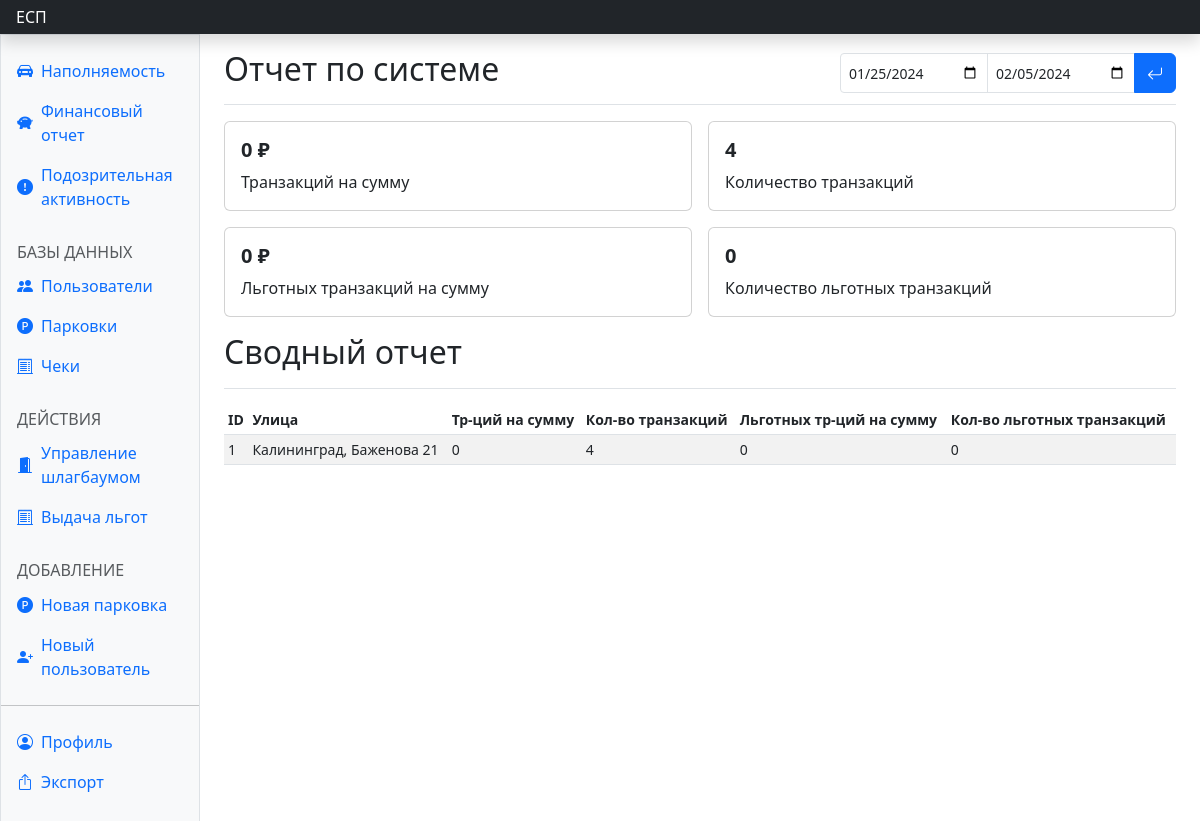
The app's page /dash_fin/ (signed in), older data.
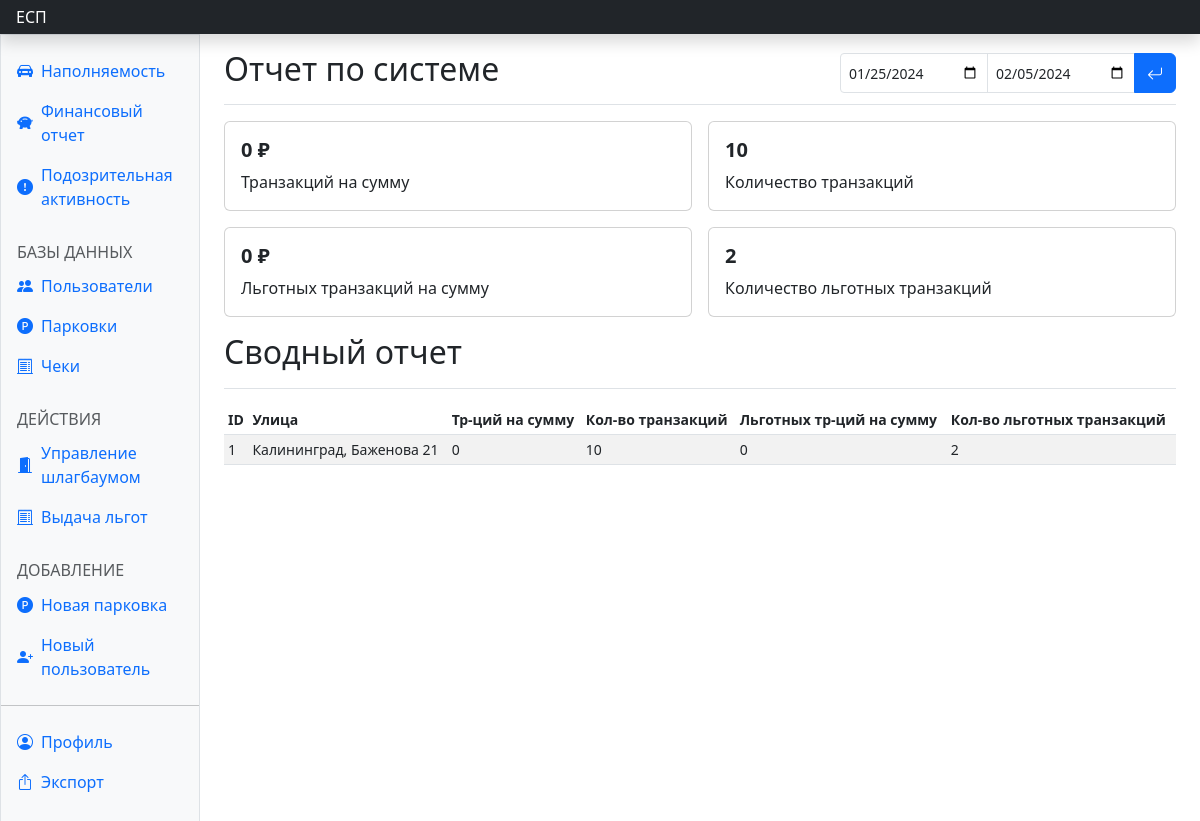
The same page, newer data.
### parkingapp/models.py (models this page shows, shortened)
class Reciept(models.Model):
    parking_id = models.IntegerField(default=0)
    user_id = models.IntegerField(default=0)
    start_time = models.DateTimeField(default=datetime(2, 1, 1, 0, 0, 0, tzinfo=None))
    final_start_time = models.DateTimeField(default=datetime(2, 1, 1, 0, 0, 0, tzinfo=None))
    finish_time = models.DateTimeField(default=datetime(2, 1, 1, 0, 0, 0, tzinfo=None))
    final_price = models.BigIntegerField(default=-1)
    benefit = models.BooleanField(default=False)
    price_per_hour = models.IntegerField(default=-1)

class Parking(models.Model):
    lattitude = models.FloatField(default=0)
    longitude = models.FloatField(default=0)
    address = models.CharField(max_length=120, default='')
    max_parking_lots = models.PositiveIntegerField(default=0)
    occupied_lots = models.PositiveIntegerField(default=0)
    price_per_hour = models.PositiveIntegerField(default=0)
    change = models.DateTimeField(default=datetime(2, 1, 1, 0, 0, 0, tzinfo=None))
    code = models.CharField(default='', max_length=10)
    secret = models.CharField(default='', max_length=100)

### parkingapp/views.py (the view, shortened to what this page needs)
# urls.py: path('dash_fin/', views.dash_fin, name='dash_fin'),
@login_required(redirect_field_name=None)
def dash_fin(request):
    form = DashfinForm()
    period_start = '2024-01-25'
    period_end = '2024-02-05'
    dat = data(period_start, period_end)
    error = ''
    if not request.user.admin_view:
        return redirect(reverse('parkingapp:dont_have_access'))
    context = {
        'Fin':dat[1][0],
        'parkings':dat[0],
        'form': form,
        'error': error
    }
    return render(request, 'dash_fin.html', context)

### parkingapp/forms.py
class DashfinForm(forms.Form):
    date1 = forms.DateField(required=True, widget=forms.DateInput(attrs={
        'class': 'form-control form-control-sm',
        'type': 'date',
        'style': 'background: none;',
        'value': '2024-01-25',
    }))
    date2 = forms.DateField(required=True, widget=forms.DateInput(attrs={
        'class': 'form-control form-control-sm',
        'type': 'date',
        'style': 'background: none;',
        'value': '2024-02-05',
    }))

### parkingapp/templates/dash_fin.html (shortened to what this page needs)
{% extends 'dash_base.html' %}
{% block content %}
<main class="col-md-9 ms-sm-auto col-lg-10 px-md-4">
  <div class="d-flex justify-content-between flex-wrap flex-md-nowrap align-items-center pt-3 pb-2 mb-3 border-bottom">
    <h1 class="h2">Отчет по системе</h1>
    <div class="mb-2 mb-md-0">
      <form method="POST">
        <div class="input-group me-2">
          {{form.date1}}
          {{form.date2}}
          <button type="submit" class="btn btm-sm btn-primary radr"><i class="bi bi-arrow-return-left"></i></button>
        </div>
      </form>
    </div>
  </div>
  <div class="row g-3">
    <div class="col-sm-6 col-xxl-3">
      <div class="card">
        <div class="card-body">
          <h5 class="card-title fw-bolder">{{Fin.total_price}} ₽</h5>
          <p class="card-text">Транзакций на сумму</p>
        </div>
      </div>
    </div>
    <div class="col-sm-6 col-xxl-3">
      <div class="card">
        <div class="card-body">
          <h5 class="card-title fw-bolder">{{Fin.how_much_people_used}}</h5>
          <p class="card-text">Количество транзакций</p>
        </div>
      </div>
    </div>
    <div class="col-sm-6 col-xxl-3">
      <div class="card">
        <div class="card-body">
          <h5 class="card-title fw-bolder">{{Fin.benefits_price}} ₽</h5>
          <p class="card-text">Льготных транзакций на сумму</p>
        </div>
      </div>
    </div>
    <div class="col-sm-6 col-xxl-3">
      <div class="card">
        <div class="card-body">
          <h5 class="card-title fw-bolder">{{Fin.with_benefits}}</h5>
          <p class="card-text">Количество льготных транзакций</p>
        </div>
      </div>
    </div>
  </div>
  <div class="d-flex justify-content-between flex-wrap flex-md-nowrap align-items-center pt-3 pb-2 mb-3 border-bottom">
    <h1 class="h2">Сводный отчет</h1>
  </div>
  <div class="table-responsive small">
    <table class="table table-striped table-sm">
      <thead>
        <tr>
          <th scope="col">ID</th>
          <th scope="col">Улица</th>
          <th scope="col">Тр-ций на сумму</th>
          <th scope="col">Кол-во транзакций</th>
          <th scope="col">Льготных тр-ций на сумму</th>
          <th scope="col">Кол-во льготных транзакций</th>
        </tr>
      </thead>
      <tbody>
        {% for el in parkings %}
        <tr>
          <td>1</td>
          <td>{{el.address}}</td>
          <td>{{el.total_sum}}</td>
          <td>{{el.how_much_people_used}}<br></td>
          <td>{{el.benefit_sum}}</td>
          <td>{{el.with_benefits}}</td>
        </tr>
        {% endfor %}
      </tbody>
    </table>
  </div>
</main>
{% endblock %}

Row changes from the older to the newer data that the page shows:
no longer on this page (row unchanged): Reciept: address "Калининград, Баженова 21", total_sum "0", how_much_people_used "4", benefit_sum "0", with_benefits "0"
added Reciept: address "Калининград, Баженова 21", total_sum "0", how_much_people_used "10", benefit_sum "0", with_benefits "2"
Text that changed along with them:
{{ Fin.how_much_people_used }}: "4" → "10"
{{ Fin.with_benefits }}: "0" → "2"
